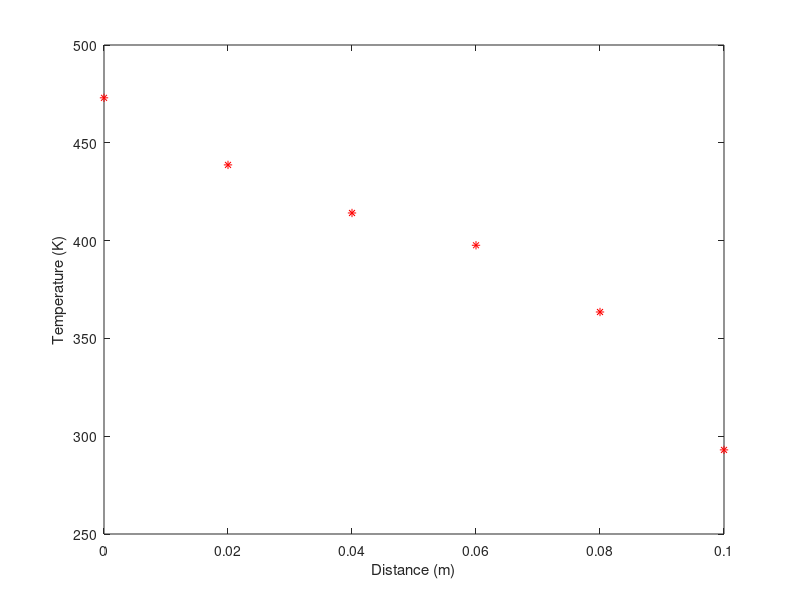

Source code (MATLAB):
clear all;
hc = 40; P=0.016; k=240; Ac=1.6E-5;
h=0.02; Ts=293;
x=0:0.02:0.1;
beta = hc*P/(k*Ac);
aDia = -(2+h^2*beta);
cele = -h^2*beta*Ts;
T(1)=473; T(6)=293;
a=eye(4,4)*aDia;
for i=1:3
    a(i,i+1)=1;
    a(i+1,1)=1;
end

c=[cele-T(1); cele; cele; cele-T(6)];
T(2:5)=a\c;
fprintf('The temperature at the grid points are \n');
disp(T);
plot(x,T,'*r')
xlabel('Distance (m)'); ylabel('Temperature (K)')